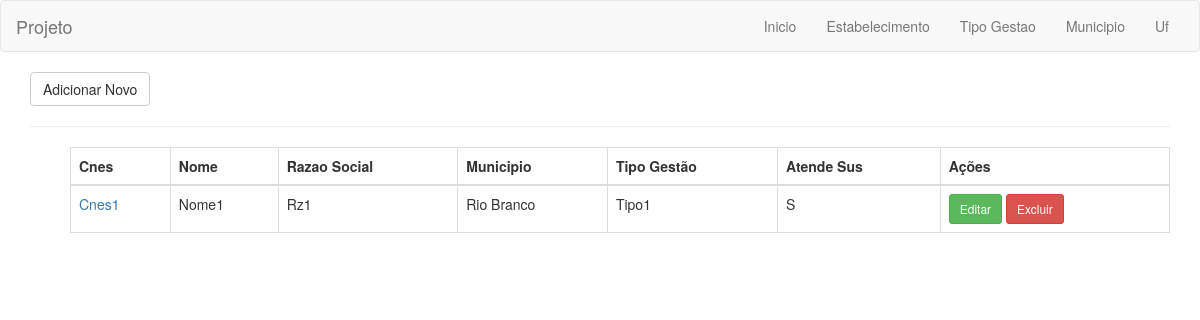
The app's page /listaEstabelecimento with its own data.
### aplicativo/models.py (models this page shows, shortened)
class Estabelecimento(models.Model):
	simNao = (('S', 'Sim'),('N', 'Não'))
	cnes = models.CharField(max_length=7, primary_key=True)
	nome = models.CharField(max_length=60)
	razaoSocial = models.CharField(max_length=100)
	municipio = models.ForeignKey(Municipio, on_delete=models.CASCADE)
	tipoGestao = models.ForeignKey(TipoGestao, on_delete=models.CASCADE)
	atendeSus = models.CharField(max_length=1, choices=simNao)

class Municipio(models.Model):
	uf = models.ForeignKey(Uf, on_delete=models.CASCADE)
	nome = models.CharField(max_length=60)

class TipoGestao(models.Model):
	nome = models.CharField(max_length=60)

### aplicativo/views.py (the view)
# urls.py: url(r'^listaEstabelecimento', views.EstabelecimentoListView.as_view(template_name="Estabelecimento/listaEstabelecimento.html")),
class EstabelecimentoListView(ListView):
	model = Estabelecimento

### templates/Estabelecimento/listaEstabelecimento.html
{% extends "base.html" %}
{% block conteudo %}
<a href="/formEstabelecimento" class="btn btn-default">Adicionar Novo</a>
<hr>
<ul>
    <table class="table table-bordered">
    <thead>
      <tr>
        <th>Cnes</th>
        <th>Nome</th>
        <th>Razao Social</th>
        <th>Municipio</th>
        <th>Tipo Gestão</th>
        <th>Atende Sus</th>
        <th>Ações</th>
      </tr>
    </thead>
    <tbody>
    {% for estabelecimento in object_list %}
      <tr>
    <td><a href="/editarEstabelecimento/{{estabelecimento.cnes}}">{{estabelecimento.cnes}}</a></td>
    <td>{{estabelecimento.nome}}</td>
    <td>{{estabelecimento.razaoSocial}}</td>
    <td>{{estabelecimento.municipio.nome}}</td>
    <td>{{estabelecimento.tipoGestao.nome}}</td>
    <td>{{estabelecimento.atendeSus}}</td>
    <td>
        <a href="/editarEstabelecimento/{{estabelecimento.cnes}}" class="btn btn-success btn-sm">Editar</a>
        <a href="/excluirEstabelecimento/{{estabelecimento.cnes}}" class="btn btn-danger btn-sm">Excluir</a>
    </td>
      </tr>
    {% endfor %}
    </tbody>
  </table>
</ul>
{% endblock %}

### records on screen
Estabelecimento: cnes "Cnes1", nome "Nome1", razaoSocial "Rz1", municipio.nome "Rio Branco", tipoGestao.nome "Tipo1", atendeSus "S"
